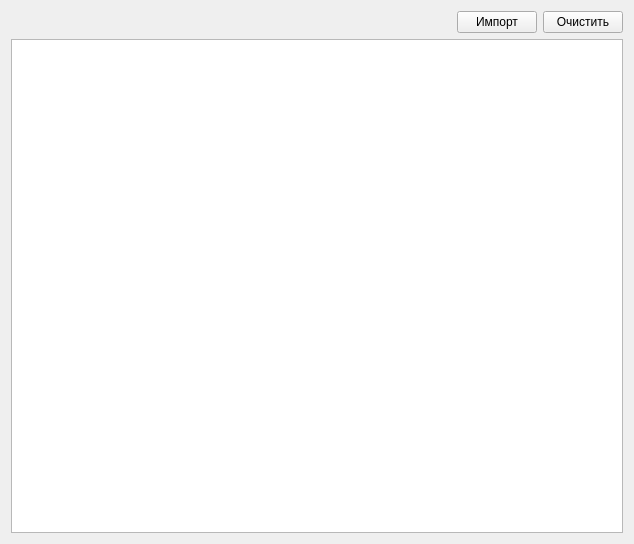
<?xml version="1.0" encoding="UTF-8"?>
<ui version="4.0">
 <class>MainWindow</class>
 <widget class="QWidget" name="MainWindow">
  <property name="geometry">
   <rect>
    <x>0</x>
    <y>0</y>
    <width>634</width>
    <height>544</height>
   </rect>
  </property>
  <property name="windowTitle">
   <string>Form</string>
  </property>
  <layout class="QVBoxLayout" name="verticalLayout">
   <item>
    <layout class="QHBoxLayout" name="horizontalLayout">
     <item>
      <spacer name="horizontalSpacer">
       <property name="orientation">
        <enum>Qt::Horizontal</enum>
       </property>
       <property name="sizeHint" stdset="0">
        <size>
         <width>40</width>
         <height>20</height>
        </size>
       </property>
      </spacer>
     </item>
     <item>
      <widget class="QPushButton" name="btnImport">
       <property name="text">
        <string>Импорт</string>
       </property>
      </widget>
     </item>
     <item>
      <widget class="QPushButton" name="btnClear">
       <property name="text">
        <string>Очистить</string>
       </property>
      </widget>
     </item>
    </layout>
   </item>
   <item>
    <widget class="QTableView" name="tableView"/>
   </item>
  </layout>
 </widget>
 <resources/>
 <connections/>
</ui>
